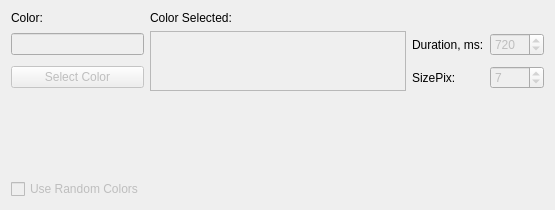
          <widget class="QWidget" name="TabClash">
           <attribute name="title">
            <string>Clash</string>
           </attribute>
           <layout class="QGridLayout" name="gridLayout">
            <item row="1" column="0">
             <widget class="QLineEdit" name="TxtClashColor">
              <property name="enabled">
               <bool>false</bool>
              </property>
              <property name="alignment">
               <set>Qt::AlignRight|Qt::AlignTrailing|Qt::AlignVCenter</set>
              </property>
             </widget>
            </item>
            <item row="2" column="0">
             <widget class="QPushButton" name="BtnClashColor">
              <property name="enabled">
               <bool>false</bool>
              </property>
              <property name="text">
               <string>Select Color</string>
              </property>
              <property name="autoDefault">
               <bool>true</bool>
              </property>
             </widget>
            </item>
            <item row="0" column="0">
             <widget class="QLabel" name="LblClashCOlor">
              <property name="text">
               <string>Color:</string>
              </property>
             </widget>
            </item>
            <item row="0" column="3">
             <widget class="QLabel" name="LblClashColorSelected">
              <property name="text">
               <string>Color Selected:</string>
              </property>
             </widget>
            </item>
            <item row="1" column="3" rowspan="2">
             <widget class="QTextBrowser" name="ClashColor">
              <property name="enabled">
               <bool>false</bool>
              </property>
              <property name="maximumSize">
               <size>
                <width>16777215</width>
                <height>60</height>
               </size>
              </property>
             </widget>
            </item>
            <item row="1" column="5">
             <widget class="QSpinBox" name="SpinClashDuration">
              <property name="enabled">
               <bool>false</bool>
              </property>
              <property name="minimum">
               <number>1</number>
              </property>
              <property name="maximum">
               <number>9999</number>
              </property>
              <property name="singleStep">
               <number>10</number>
              </property>
              <property name="value">
               <number>720</number>
              </property>
             </widget>
            </item>
            <item row="4" column="0">
             <widget class="QCheckBox" name="CBClashRandom">
              <property name="enabled">
               <bool>false</bool>
              </property>
              <property name="text">
               <string>Use Random Colors</string>
              </property>
             </widget>
            </item>
            <item row="1" column="4">
             <widget class="QLabel" name="LblClashDuration">
              <property name="text">
               <string>Duration, ms:</string>
              </property>
             </widget>
            </item>
            <item row="2" column="5">
             <widget class="QSpinBox" name="SpinClashSizePix">
              <property name="enabled">
               <bool>false</bool>
              </property>
              <property name="minimum">
               <number>1</number>
              </property>
              <property name="maximum">
               <number>300</number>
              </property>
              <property name="value">
               <number>7</number>
              </property>
             </widget>
            </item>
            <item row="2" column="4">
             <widget class="QLabel" name="LblClashSizePix">
              <property name="text">
               <string>SizePix:</string>
              </property>
             </widget>
            </item>
            <item row="3" column="0">
             <spacer name="verticalSpacer_5">
              <property name="orientation">
               <enum>Qt::Vertical</enum>
              </property>
              <property name="sizeHint" stdset="0">
               <size>
                <width>20</width>
                <height>82</height>
               </size>
              </property>
             </spacer>
            </item>
           </layout>
          </widget>
